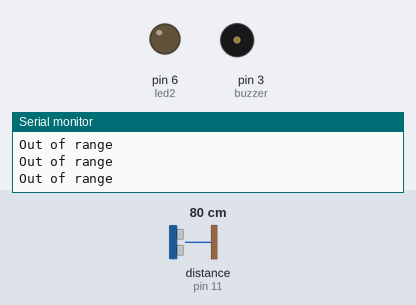
The sketch below on a simulated Arduino Uno, built with avr-gcc and run on an emulated ATmega328P. Parts: output pins drawn as LEDs (lit = HIGH), buzzer (waves = sounding), the last lines printed to the serial monitor. Wiring (inferred from the names in the program): ultrasonic range finder: trigger pin 12; echo pin 11. Inputs (shaded band) come from the test bench; at power-on: distance to the obstacle (sensor on pin 11) 80 cm. The echo pulse lasts 58.3 µs per cm; pins used as bus, display or sensor lines are not drawn.

Above: at 1.3 s.
1.4 s: distance to the obstacle (sensor on pin 11) set to 8 cm
3.5 s: distance to the obstacle (sensor on pin 11) set to 5 cm
At 4.6 s:
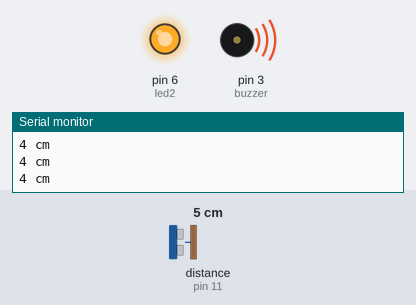
5.0 s: distance to the obstacle (sensor on pin 11) set to 9 cm
At 5.9 s:
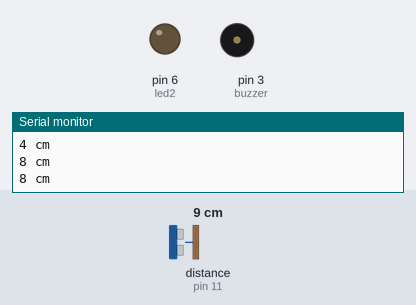
6.5 s: distance to the obstacle (sensor on pin 11) set to 2 cm
At 7.2 s:
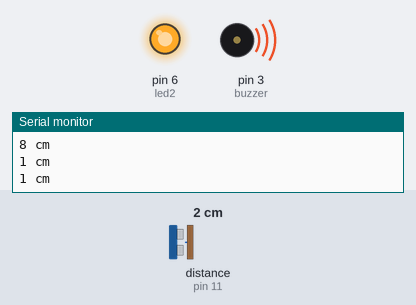
Timing chart, 0 to 9.0 s (numbered marks = the images above; inputs shaded):
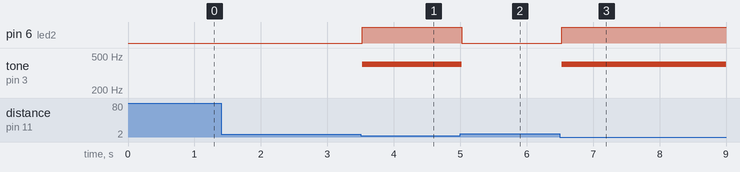

The sketch:

water_level.ino
```cpp
#define trigPin 12
#define echoPin 11
#define buzzer 3
#define led2 6

int sound = 0;


void setup() {
  Serial.begin (9600);
  pinMode(trigPin, OUTPUT);
  pinMode(echoPin, INPUT);
  pinMode(buzzer, OUTPUT);
  pinMode(led2, OUTPUT);

}

void loop() {
  long duration, distance;
  digitalWrite(trigPin, LOW);
  delayMicroseconds(2);
  digitalWrite(trigPin, HIGH);
  delayMicroseconds(10);
  digitalWrite(trigPin, LOW);
  duration = pulseIn(echoPin, HIGH);
  distance = (duration/2) / 29.1;


  if (distance <= 5) {
    digitalWrite(led2, HIGH);
    sound = 400;
}else {
       sound = 0;
      digitalWrite(led2, LOW);
  }


  if (distance > 30){
    Serial.println("Out of range");
    noTone(buzzer);
  }
  else {
    Serial.print(distance);
    Serial.println(" cm");
    tone(buzzer, sound);

  }
  delay(500);
}
```

Measured:
- the behaviour switches between 7 and 6 cm on distance to the obstacle (sensor on pin 11) (found by bisection; images 0 and 1)
- after the input at 3.5 s, pin 6 (led2): LOW → HIGH at once; tone on pin 3 (buzzer): silent → 400 Hz at once
- after the input at 5.0 s, pin 6 (led2): HIGH → LOW at once; tone on pin 3 (buzzer): 400 Hz → silent at once
- after the input at 6.5 s, pin 6 (led2): LOW → HIGH at once; tone on pin 3 (buzzer): silent → 400 Hz at once
